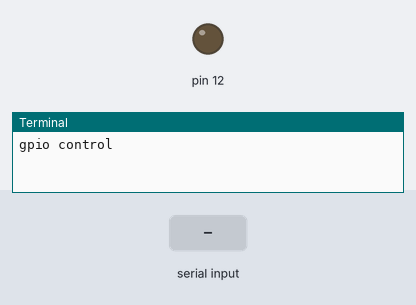
Recording of a program running on a simulated Raspberry Pi (header pin numbers). Shown: output pins drawn as LEDs (lit = HIGH), the last lines printed to the terminal. Inputs (shaded band) come from the test bench.

Above: at 1.2 s.
1.3 s: "1" typed at the terminal, then Enter
At 1.6 s:
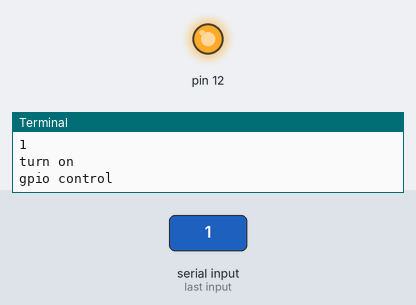
2.8 s: "0" typed at the terminal, then Enter
At 4.0 s:
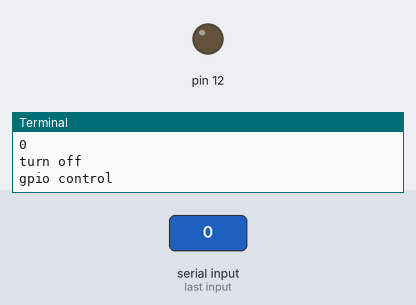
Timing chart, 0 to 5.8 s (numbered marks = the images above; inputs shaded):
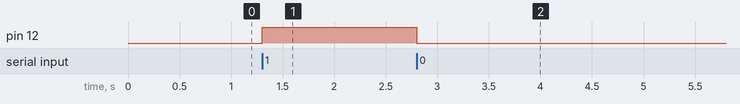

Measured:
- after the input at 1.3 s, pin 12: LOW → HIGH at once
- after the input at 2.8 s, pin 12: HIGH → LOW at once

The program:

led4.py
```python
#!/usr/bin/python
import time
import RPi.GPIO as GPIO
GPIO.setmode(GPIO.BOARD)
GPIO.setwarnings(False)
GPIO.setup(12,GPIO.OUT)
while True:
	pkt=raw_input('gpio control\n')
	if pkt== "1":
        	print "turn on"
                GPIO.output(12,True)
        else :
              if pkt== "0":
			print "turn off"
                	GPIO.output(12,False)
```
